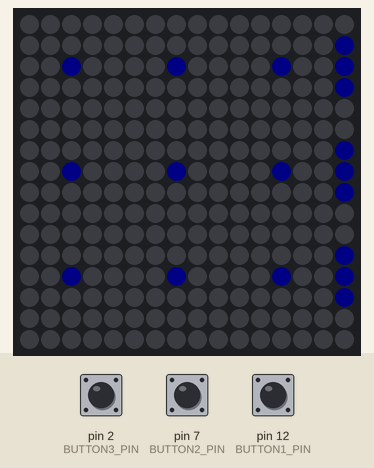
This sketch was run on a simulated Arduino Uno, built with avr-gcc and run on an emulated ATmega328P. On the bench: 16×16 RGB LED matrix (first LED top left, wired row by row). The inputs (shaded band) are chosen by the test bench; at power-on: pin 2 (BUTTON3_PIN) LOW, pin 7 (BUTTON2_PIN) LOW, pin 12 (BUTTON1_PIN) LOW. Dim RGB values are drawn brighter than linear; what the sketch prints to the serial monitor is not drawn.

Above: at 1.2 s.
1.3 s: pin 2 (BUTTON3_PIN) pulled HIGH for 1 s
At 3.5 s:
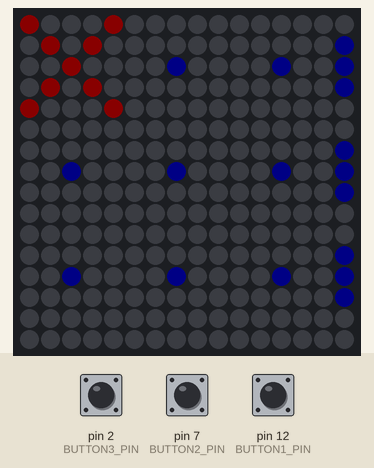
3.8 s: pin 7 (BUTTON2_PIN) pulled HIGH for 3.2 s
At 7.8 s:
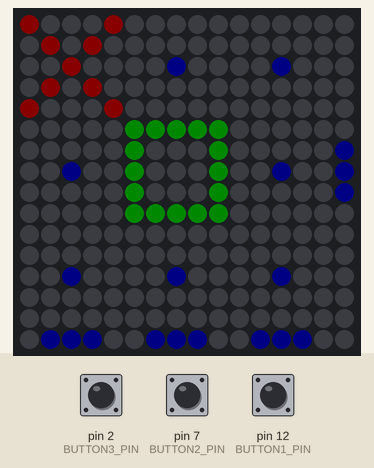
8.5 s: pin 12 (BUTTON1_PIN) pulled HIGH for 0.15 s
At 9.6 s:
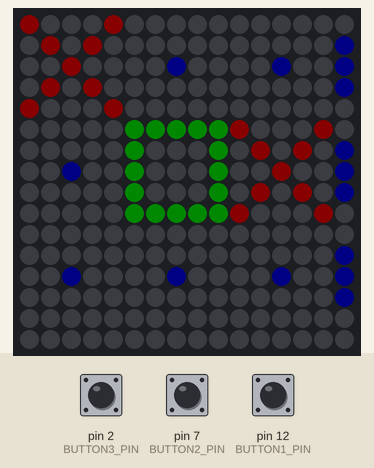
10.5 s: pin 12 (BUTTON1_PIN) pulled HIGH for 1 s
At 12.0 s:
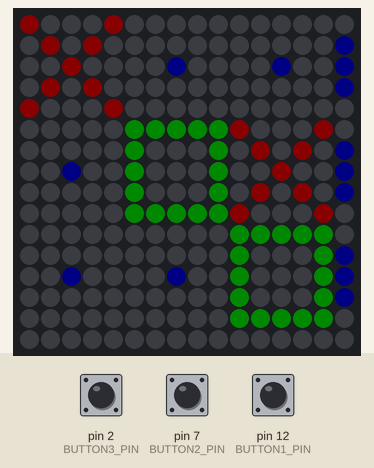
13.0 s: pin 2 (BUTTON3_PIN) pulled HIGH for 0.15 s
At 13.3 s:
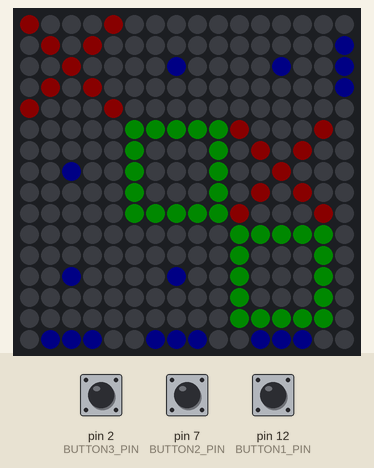
14.6 s: pin 7 (BUTTON2_PIN) pulled HIGH for 0.15 s
At 15.5 s:
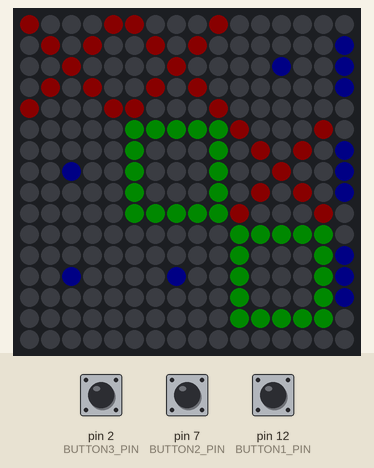
Timing chart, 0 to 17.6 s (numbered marks = the images above; inputs shaded):
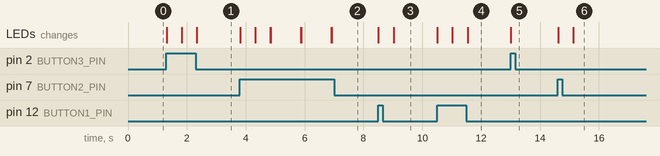

The sketch:

arduino-ttt.ino
```cpp
#include <FastLED.h>

#define NUM_LEDS 256
#define DATA_PIN 6
#define COLS 16
#define ROWS 16
#define RED 0x0A0000
#define LIGHT_RED 0x020000
#define GREEN 0x000A00
#define LIGHT_GREEN 0x000200
#define BLUE 0x000008
#define BLANK 0x000000

#define BUTTON1_PIN 12
#define BUTTON2_PIN 7
#define BUTTON3_PIN 2

CRGB leds[NUM_LEDS];

enum GameState {
  SelectRow,
  SelectCol,
  PlacePiece,
  GameOver
};

enum GameState gamestate = SelectRow;

unsigned curr_row;
unsigned curr_col;

const unsigned PLAYER_X = 0b01;
const unsigned PLAYER_O = 0b10;
unsigned curr_player = PLAYER_X;
unsigned curr_state[9] = {0, 0, 0, 0, 0, 0, 0, 0, 0};

void clear(bool dots) {
  for (unsigned x = 0; x < COLS; x++) {
    for (unsigned y = 0; y < ROWS; y++) {
      unsigned curr = translateXY(x, y);
      if (x % 5 == 2 && y % 5 == 2 && dots) {
        leds[curr] = BLUE;
      } else {
        leds[curr] = BLANK;
      }
    }
  }
}

unsigned translateXY(unsigned x, unsigned y) {
  unsigned value = y * COLS;
  if (y & 1) {
    value += COLS - x - 1;
  } else {
    value += x;
  }
  return value;
}

void drawPixel(unsigned x, unsigned y, CRGB color) {
  unsigned pos = translateXY(x, y);
  leds[pos] = color;
}

void drawX(unsigned start_x, unsigned start_y, unsigned age) {
  unsigned x = start_x;
  unsigned y = start_y;
  struct CRGB color = age < 5 ? RED : LIGHT_RED;
  drawPixel(x, y, color);
  x += 4;
  drawPixel(x, y, color);
  y += 1;
  x -= 3;
  drawPixel(x, y, color);
  x += 2;
  drawPixel(x, y, color);
  y += 1;
  x -= 1;
  drawPixel(x, y, color);
  y += 1;
  x -= 1;
  drawPixel(x, y, color);
  x += 2;
  drawPixel(x, y, color);
  y += 1;
  x -= 3;
  drawPixel(x, y, color);
  x += 4;
  drawPixel(x, y, color);
}

void animDrawX(unsigned start_x, unsigned start_y) {
  unsigned x = start_x + 2;
  unsigned y = start_y + 2;
  drawPixel(x, y, RED);
  FastLED.show();
  delay(100);
  x += 1;
  y += 1;
  drawPixel(x, y, RED);
  x -= 2;
  drawPixel(x, y, RED);
  y -= 2;
  drawPixel(x, y, RED);
  x += 2;
  drawPixel(x, y, RED);
  FastLED.show();
  delay(100);
  x += 1;
  y += 3;
  drawPixel(x, y, RED);
  x -= 4;
  drawPixel(x, y, RED);
  y -= 4;
  drawPixel(x, y, RED);
  x += 4;
  drawPixel(x, y, RED);
  FastLED.show();
  delay(100);
}

void drawO(unsigned start_x, unsigned start_y, unsigned age) {
  unsigned x = start_x;
  unsigned y = start_y;
  struct CRGB color = age < 5 ? GREEN : LIGHT_GREEN;
  drawPixel(x, y, color);
  x += 1;
  drawPixel(x, y, color);
  x += 1;
  drawPixel(x, y, color);
  x += 1;
  drawPixel(x, y, color);
  x += 1;
  drawPixel(x, y, color);
  y += 1;
  drawPixel(x, y, color);
  x -= 4;
  drawPixel(x, y, color);
  y += 1;
  drawPixel(x, y, color);
  x += 2;
  drawPixel(x, y, BLANK);
  x += 2;
  drawPixel(x, y, color);
  y += 1;
  drawPixel(x, y, color);
  x -= 4;
  drawPixel(x, y, color);
  y += 1;
  drawPixel(x, y, color);
  x += 1;
  drawPixel(x, y, color);
  x += 1;
  drawPixel(x, y, color);
  x += 1;
  drawPixel(x, y, color);
  x += 1;
  drawPixel(x, y, color);
}

void resetO(unsigned start_x, unsigned start_y) {
  for (unsigned dx = 0; dx < 5; dx++) {
    for (unsigned dy = 0; dy < 5; dy++) {
      drawPixel(start_x + dx, start_y + dy, BLANK);
    }
  }
}

void animDrawO(unsigned start_x, unsigned start_y) {
  unsigned x = start_x + 2;
  unsigned y = start_y + 2;
  drawPixel(x, y, GREEN);
  FastLED.show();
  delay(100);
  resetO(start_x, start_y);
  x += 1;
  drawPixel(x, y, GREEN);
  y += 1;
  drawPixel(x, y, GREEN);
  x -= 1;
  drawPixel(x, y, GREEN);
  x -= 1;
  drawPixel(x, y, GREEN);
  y -= 1;
  drawPixel(x, y, GREEN);
  y -= 1;
  drawPixel(x, y, GREEN);
  x += 1;
  drawPixel(x, y, GREEN);
  x += 1;
  drawPixel(x, y, GREEN);
  FastLED.show();
  delay(100);
  resetO(start_x, start_y);
  y += 1;
  x += 1;
  drawPixel(x, y, GREEN);
  y += 1;
  drawPixel(x, y, GREEN);
  y += 1;
  drawPixel(x, y, GREEN);
  x -= 1;
  drawPixel(x, y, GREEN);
  x -= 1;
  drawPixel(x, y, GREEN);
  x -= 1;
  drawPixel(x, y, GREEN);
  x -= 1;
  drawPixel(x, y, GREEN);
  y -= 1;
  drawPixel(x, y, GREEN);
  y -= 1;
  drawPixel(x, y, GREEN);
  y -= 1;
  drawPixel(x, y, GREEN);
  y -= 1;
  drawPixel(x, y, GREEN);
  x += 1;
  drawPixel(x, y, GREEN);
  x += 1;
  drawPixel(x, y, GREEN);
  x += 1;
  drawPixel(x, y, GREEN);
  x += 1;
  drawPixel(x, y, GREEN);
  y += 1;
  drawPixel(x, y, GREEN);
  FastLED.show();
  delay(100);
}

void animDraw(unsigned x, unsigned y, unsigned player) {
  if (player == PLAYER_X) {
    animDrawX(x, y);
  } else {
    animDrawO(x, y);
  }
}

void cycle() {
  for (unsigned i = 0; i < 256; i++) {
    leds[i] = RED;
    FastLED.show();
    delay(100);
    leds[i] = BLANK;
  }
}

unsigned getInput() {
  while (true) {
    int b1 = digitalRead(BUTTON1_PIN);
    int b2 = digitalRead(BUTTON2_PIN);
    int b3 = digitalRead(BUTTON3_PIN);
    if (b1 == HIGH) {
      return 0;
    } else if (b2 == HIGH) {
      return 1;
    } else if (b3 == HIGH) {
      return 2;
    }
  }
}

void drawRowSelect(CRGB color) {
  unsigned x = 15;
  unsigned y;
  for (y = 1; y < 15; y += 3) {
    unsigned curr = translateXY(x, y);
    leds[curr] = color;
    y += 1;
    curr = translateXY(x, y);
    leds[curr] = color;
    y += 1;
    curr = translateXY(x, y);
    leds[curr] = color;
  }
}

void drawRowSelected(unsigned row) {
  unsigned x = 15;
  unsigned y = (2 - row) * 5 + 1;
  unsigned curr = translateXY(x, y);
  leds[curr] = BLUE;
  y += 1;
  curr = translateXY(x, y);
  leds[curr] = BLUE;
  y += 1;
  curr = translateXY(x, y);
  leds[curr] = BLUE;
}

void drawColSelect(CRGB color) {
  unsigned x;
  unsigned y = 15;
  for (x = 1; x < 15; x += 3) {
    unsigned curr = translateXY(x, y);
    leds[curr] = color;
    x += 1;
    curr = translateXY(x, y);
    leds[curr] = color;
    x += 1;
    curr = translateXY(x, y);
    leds[curr] = color;
  }
}

void drawColSelected(unsigned col) {
  unsigned x = (2 - col) * 5 + 1;
  unsigned y = 15;
  unsigned curr = translateXY(x, y);
  leds[curr] = BLUE;
  x += 1;
  curr = translateXY(x, y);
  leds[curr] = BLUE;
  x += 1;
  curr = translateXY(x, y);
  leds[curr] = BLUE;
}

// 0 is not primitive
// 1 is lose
// 2 is tie
unsigned primitiveValue(unsigned* in_state) {
  unsigned state[9];
  for (int i = 0; i < 9; i++) {
    state[i] = in_state[i] & 0b11;
  }
  for (int i = 0; i < 3; i++) {
    unsigned rowstart = i * 3;
    if (state[rowstart] != 0 && state[rowstart] == state[rowstart + 1] && state[rowstart] == state[rowstart + 2]) {
      clear(false);
      delay(500);
      unsigned p = state[rowstart];
      animDraw(10, (2 - i) * 5, p);
      animDraw(5, (2 - i) * 5, p);
      animDraw(0, (2 - i) * 5, p);
      return 1;
    }
    if (state[i] != 0 && state[i] == state[i + 3] && state[i] == state[i + 6]) {
      clear(false);
      delay(500);
      unsigned p = state[i];
      animDraw((2 - i) * 5, 10, p);
      animDraw((2 - i) * 5, 5, p);
      animDraw((2 - i) * 5, 0, p);
      return 1;
    }
  }
  if (state[0] != 0 && state[0] == state[4] && state[0] == state[8]) {
    clear(false);
    delay(500);
    unsigned p = state[0];
    animDraw(10, 10, p);
    animDraw(5, 5, p);
    animDraw(0, 0, p);
    return 1;
  }
  if (state[2] != 0 && state[2] == state[4] && state[2] == state[6]) {
    clear(false);
    delay(500);
    unsigned p = state[2];
    animDraw(10, 0, p);
    animDraw(5, 5, p);
    animDraw(0, 10, p);
    return 1;
  }
  for (int i = 0; i < 9; i++) {
    if (state[i] == 0) {
      return 0;
    }
  }
  return 2;
}

void updateBoard(unsigned* state) {
  for (unsigned pos = 0; pos < 9; pos++) {
    unsigned val = state[8 - pos] & 0b11;
    unsigned age = (state[8 - pos] >> 2) & 0b111;
    unsigned draw_x = (pos % 3) * 5;
    unsigned draw_y = (pos / 3) * 5;
    if (val == PLAYER_X) {
      Serial.print("X");
      drawX(draw_x, draw_y, age);
    } else if (val == PLAYER_O) {
      Serial.print("O");
      drawO(draw_x, draw_y, age);
    }
  }
}

void setup() {
  FastLED.addLeds<NEOPIXEL, DATA_PIN>(leds, NUM_LEDS);
  clear(true);
  FastLED.show();
  pinMode(BUTTON1_PIN, INPUT);
  pinMode(BUTTON2_PIN, INPUT);
  pinMode(BUTTON3_PIN, INPUT);
  Serial.begin(9600);
}

void updateAge(unsigned* state) {
  for (int i = 0; i < 9; i++) {
    unsigned piece = state[i];
    if (((piece >> 2) & 0b111) >= 5) {
      Serial.print("deleted\n");
      state[i] = 0;
    } else if ((piece & 0b11) != 0) {
      state[i] = piece + 0b100;
    }
  }
}

void loop() {
  if (gamestate == SelectRow) {
    drawRowSelect(BLUE);
    FastLED.show();
    int row = getInput();
    curr_row = row;
    gamestate = SelectCol;
    drawRowSelect(BLANK);
  } else if (gamestate == SelectCol) {
    drawRowSelected(curr_row);
    drawColSelect(BLUE);
    FastLED.show();
    delay(500);
    int col = getInput();
    curr_col = col;
    drawColSelect(BLANK);
    if (curr_state[curr_col + curr_row * 3] == 0) {
      gamestate = PlacePiece;
      drawColSelected(curr_col);
    } else {
      gamestate = SelectRow;
      delay(500);
    }
    FastLED.show();
  } else if (gamestate == PlacePiece) {
    delay(500);
    unsigned pos = curr_row * 3 + curr_col;
    updateAge(curr_state);
    curr_state[pos] = curr_player;
    Serial.print("piece placed at: ");
    Serial.print(curr_row);
    Serial.print(", ");
    Serial.print(curr_col);
    Serial.print("\n");
    Serial.print("\n");
    curr_player ^= 0b11;
    clear(true);
    updateBoard(curr_state);
    FastLED.show();
    if (primitiveValue(curr_state) == 0) {
      gamestate = SelectRow;
    } else {
      Serial.print("gameover\n");
      gamestate = GameOver;
    }
  } else if (gamestate == GameOver) {
    getInput();
    gamestate = SelectRow;
    for (unsigned i = 0; i < 9; i++) {
      curr_state[i] = 0;
    }
    curr_player = PLAYER_X;
    clear(true);
    delay(200);
    FastLED.show();
  }
}
/*
const unsigned POSITIONS[9] = {0, 5, 10, 80, 85, 90, 160, 165, 170}

void doTurn() {
  unsigned value = primitiveValue(curr_state);
  if (value != 0) {
    gamestate = GameOver;
  } else {
    unsigned row, col;
    // get row, col
    unsigned move_pos = row * 3 + col;
    unsigned move_shift = move_pos << 1;
    unsigned move = curr_player << move_shift;
    curr_state = doMove(curr_state, move);
    curr_player ^= 0b11;
  }
}

unsigned doMove(unsigned state, unsigned move) {
  return state | move;
}

unsigned* generateMoves(unsigned state, unsigned player) {
  unsigned* moves = new unsigned[9];
  for (unsigned pos = 0; pos < 9; pos++) {
    unsigned shift = pos << 1;
    if ((state >> shift) & 0b11 == 0) {
      moves[pos] = player << shift;
    }
  }
  return moves;
}
*/
```

Measured:
- after the input at 1.3 s, the LEDs: first change at once (image 1 shows a later state)
- after the input at 3.8 s, the LEDs: first change at once (image 2 shows a later state)
- after the input at 8.5 s, the LEDs: first change at once (image 3 shows a later state)
- after the input at 10.5 s, the LEDs: first change at once (image 4 shows a later state)
- after the input at 13.0 s, the LEDs: change at once (image 5)
- after the input at 14.6 s, the LEDs: first change at once (image 6 shows a later state)
